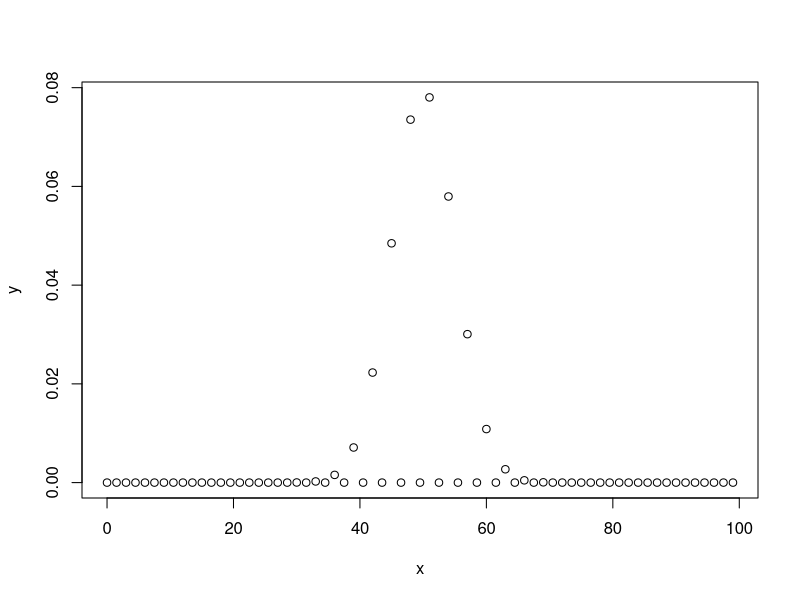

Write the R code that produced this figure.
# Create a sample of 100 samples which are incremented by 1.5#
x <- seq(0,100,by = 1.5)

# Create the binomial distribution.
y <- dbinom(x,100,0.5)


# Give the chart file a name.
png(file = "dbinom.png")

# Plot the graph for this sample.
plot(x,y)

# Save the file.
dev.off()
